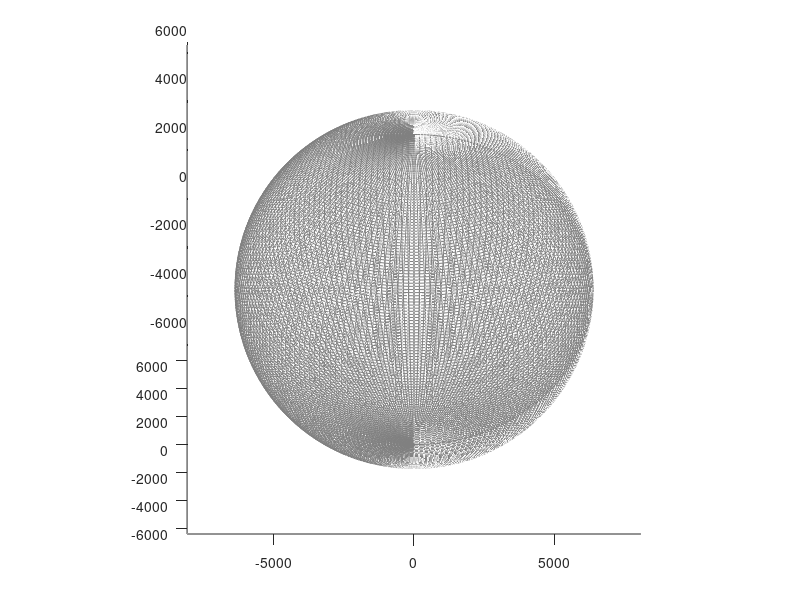

Write the MATLAB code that produced this figure. (Note: this script raises an error after producing the figure.)
function [] = plot_globe()
%% Textured 3D Earth example
%
% Ryan Gray
% 8 Sep 2004
% Revised 9 March 2006, 31 Jan 2006, 16 Oct 2013

%% Options

space_color = 'w';
npanels = 180;   % Number of globe panels around the equator deg/panel = 360/npanels
alpha   = 1; % globe transparency level, 1 = opaque, through 0 = invisible

% Earth texture image
% Anything imread() will handle, but needs to be a 2:1 unprojected globe
% image.

%image_file = 'http://upload.wikimedia.org/wikipedia/commons/thumb/c/cd/Land_ocean_ice_2048.jpg/1024px-Land_ocean_ice_2048.jpg';
image_file = 'GlobeImageWiki.jpg';
%image_file = 'https://www.screengeek.net/wp-content/uploads/2018/01/nicolas-cage.jpg';

% Mean spherical earth
erad    = 6371;% 6371008.7714; % equatorial radius (meters)
prad    = 6371;%6371008.7714; % polar radius (meters)

%% Create figure

%figure('Color', space_color);

hold on;

% Turn off the normal axes

%set(gca, 'NextPlot','add', 'Visible','off');

axis equal;
axis auto;

% Set initial view

view(0,30);

axis vis3d;

%% Create wireframe globe

% Create a 3D meshgrid of the sphere points using the ellipsoid function

[x, y, z] = ellipsoid(0, 0, 0, erad, erad, prad, npanels);

globe = surf(x, y, -z, 'FaceColor', 'none', 'EdgeColor', 0.5*[1 1 1]);

%if ~isempty(GMST0)
%    hgx = hgtransform;
%    set(hgx,'Matrix', makehgtform('zrotate',GMST0));
%    set(globe,'Parent',hgx);
%end

%% Texturemap the globe

% Load Earth image for texture map

cdata = imread(image_file);

% Set image as color data (cdata) property, and set face color to indicate
% a texturemap, which Matlab expects to be in cdata. Turn off the mesh edges.

set(globe, 'FaceColor', 'texturemap', 'CData', cdata, 'FaceAlpha', alpha, 'EdgeColor', 'none');

end

